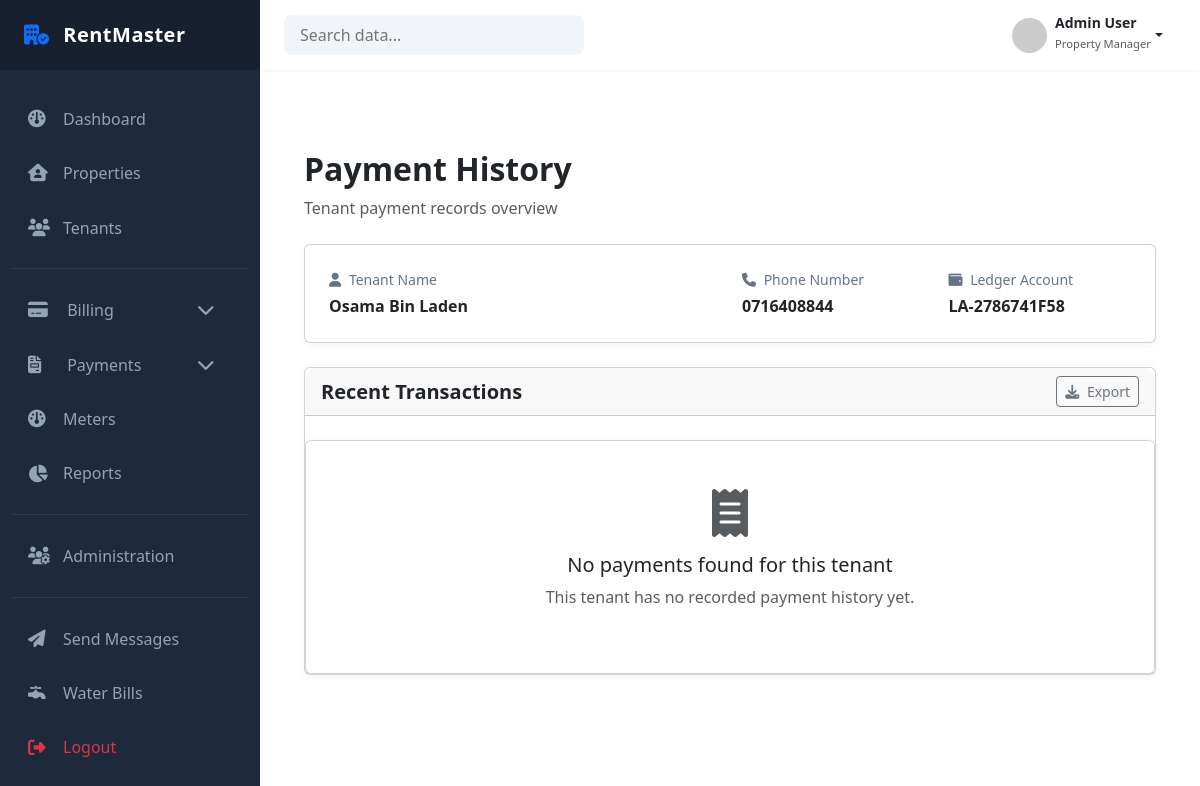
Before: /finance/payments/history/2/ (signed in) with the older database file.
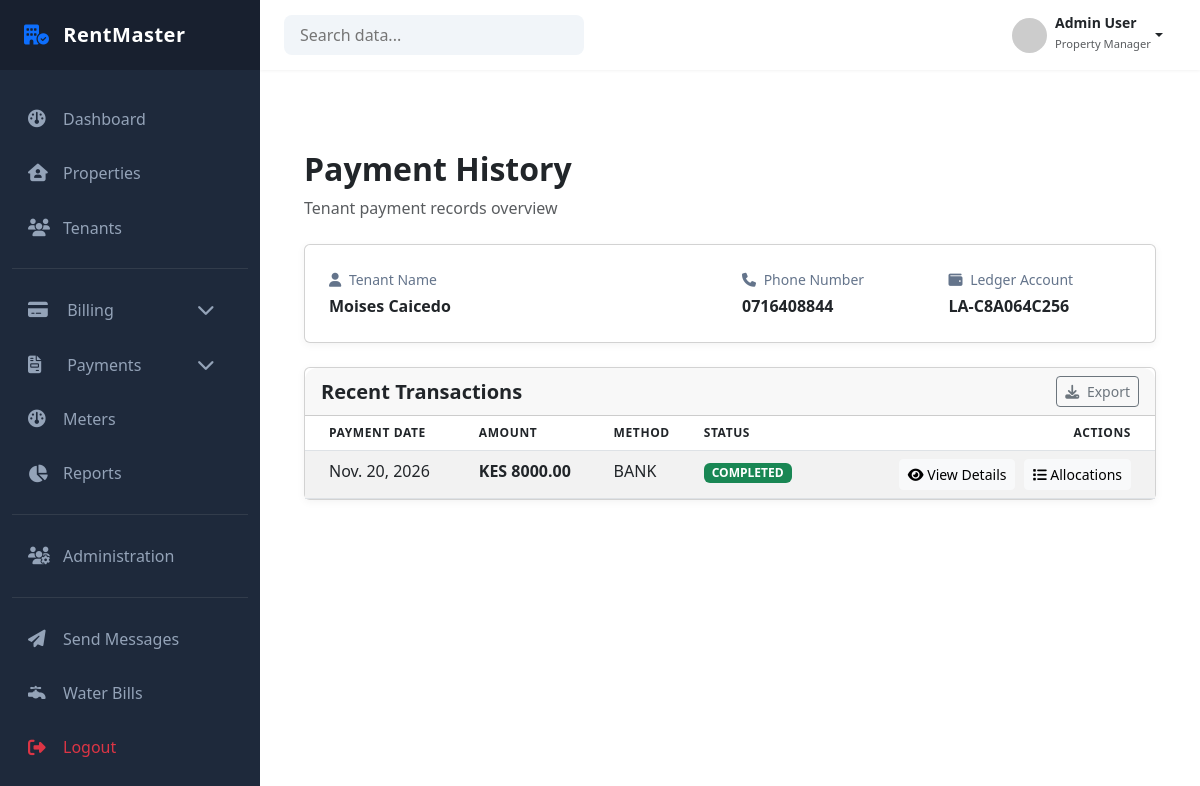
After: the same page with the newer database file.
### tenants/models.py (models this page shows, shortened)
class Tenant(models.Model):
    first_name = models.CharField(max_length=100)
    last_name = models.CharField(max_length=100)
    landlord = models.ForeignKey(
        settings.AUTH_USER_MODEL,
        on_delete=models.PROTECT,
        limit_choices_to={"role": "LANDLORD"},
        related_name="tenants"
    )
    phone_number = models.CharField(max_length=20)
    email = models.EmailField(blank=True)
    id_number = models.CharField(max_length=50)
    date_of_birth = models.DateField(null=True, blank=True)
    is_active = models.BooleanField(default=True)
    created_at = models.DateTimeField(auto_now_add=True)
    created_by = models.ForeignKey(
        settings.AUTH_USER_MODEL,
        on_delete=models.PROTECT
    )
    class Meta:
        constraints = [
            UniqueConstraint(
                fields=["id_number", "landlord"],
                name="unique_id_per_landlord"
            ),
            UniqueConstraint(
                fields=["phone_number", "landlord"],
                name="unique_phone_per_landlord"
            )
        ]

class Tenancy(models.Model):
    tenant = models.ForeignKey(
        "Tenant",
        on_delete=models.PROTECT,
        related_name="tenancies"
    )
    unit = models.ForeignKey(
        Unit,
        on_delete=models.PROTECT,
        related_name="tenancies"
    )
    start_date = models.DateField() # when tenancy officially begins
    end_date = models.DateField(null=True, blank=True) # when tenancy ends
    rent_amount = models.DecimalField(max_digits=12, decimal_places=2)
    status = models.CharField(
        max_length=20,
        choices=TenancyStatus.choices,
        default=TenancyStatus.ACTIVE
    )
    created_by = models.ForeignKey(
        settings.AUTH_USER_MODEL,
        on_delete=models.PROTECT,
        related_name="created_tenancies"
    )
    created_at = models.DateTimeField(auto_now_add=True)
    updated_at = models.DateTimeField(auto_now=True)
    class Meta:
        ordering = ["-start_date"]
        constraints = [
            models.UniqueConstraint(
                fields=["unit"],
                condition=Q(status="ACTIVE"),
                name="unique_active_tenancy_per_unit"
            ),
            models.UniqueConstraint(
                fields=["tenant"],
                condition=Q(status="ACTIVE"),
                name="unique_active_tenancy_per_tenant"
            )
        ]

### finance/models.py (models this page shows, shortened)
class LedgerAccount(models.Model):
    tenancy = models.OneToOneField(
        Tenancy,
        on_delete=models.PROTECT,
        related_name="ledger_account"
    )
    account_number = models.CharField(max_length=30, unique=True, editable=False)
    is_active = models.BooleanField(default=True)
    created_at = models.DateTimeField(auto_now_add=True)
    updated_at = models.DateTimeField(auto_now=True)
    class Meta:
        ordering = ["-created_at"]

class Payment(models.Model):
    ledger_account = models.ForeignKey(
        LedgerAccount,
        on_delete=models.PROTECT,
        related_name="payments"
    )
    amount = models.DecimalField(max_digits=20, decimal_places=2)
    payment_date = models.DateField()
    method = models.CharField(
        max_length=20,
        choices=PaymentMethod.choices
    )
    status = models.CharField(
        max_length=20,
        choices=PaymentStatus.choices,
        default=PaymentStatus.COMPLETED
    )
    reversed_at = models.DateTimeField(
        null=True,
        blank=True
    )
    reversed_by = models.ForeignKey(
        settings.AUTH_USER_MODEL,
        on_delete=models.SET_NULL,
        null=True,
        blank=True,
        related_name="reversed_payments"
    )
    reference_code = models.CharField(
        max_length=100,
        unique=True,
        blank=True
    )
    notes = models.TextField(blank=True)
    created_at = models.DateTimeField(auto_now_add=True)
    created_by = models.ForeignKey(
        settings.AUTH_USER_MODEL,
        on_delete=models.CASCADE
    )

### finance/views/payment_views.py (the view)
def tenant_payment_history_view(request, tenant_id):
    try:
        data = get_tenant_payment_history(
            user=request.user,
            tenant_id=tenant_id
        )
        context = {
            "tenant": data["tenant"],
            "payments": data["payments"],
            "ledger_account": data["ledger_account"],
        }
        return render(
            request,
            "payments/tenant_payment_history.html",
            context
        )
    except PermissionError as e:
        messages.error(request, str(e))
        return redirect("finance:payment_search")
    except Exception as e:
        messages.error(request, "An error occurred while fetching payment history.")
        return redirect("finance:payment_search")

### templates/payments/tenant_payment_history.html (shortened to what this page needs)
{% extends 'dashboard/base_dashboard.html' %}
{% load static %}
{% block extra_css %}
<link rel="stylesheet" href="{% static 'payments/css/tenant_payment_history.css' %}" />
<link href="https://cdn.jsdelivr.net/npm/bootstrap@5.3.0/dist/css/bootstrap.min.css" rel="stylesheet">
<link rel="stylesheet" href="https://cdnjs.cloudflare.com/ajax/libs/font-awesome/6.4.0/css/all.min.css">
{% endblock %}
{% block content %}
<div class="container py-5">
    <header class="mb-4">
        <h2 class="fw-bold text-dark">Payment History</h2>
        <p class="text-muted">Tenant payment records overview</p>
    </header>
    <div class="card mb-4">
        <div class="card-body p-4">
            <div class="row">
                <div class="col-md-6 mb-3 mb-md-0">
                    <div class="info-label"><i class="fa-solid fa-user me-1"></i> Tenant Name</div>
                    <div class="info-value">{{ tenant.first_name }} {{ tenant.last_name }}</div>
                </div>
                <div class="col-md-3 mb-3 mb-md-0">
                    <div class="info-label"><i class="fa-solid fa-phone me-1"></i> Phone Number</div>
                    <div class="info-value">{{ tenant.phone_number }}</div>
                </div>
                <div class="col-md-3">
                    <div class="info-label"><i class="fa-solid fa-wallet me-1"></i> Ledger Account</div>
                    <div class="info-value">{{ tenant.tenancies.first.ledger_account.account_number }}</div>
                </div>
            </div>
        </div>
    </div>
    <div class="card">
        <div class="card-header d-flex justify-content-between align-items-center">
            <h5 class="card-title mb-0 fw-bold">Recent Transactions</h5>
            <button class="btn btn-sm btn-outline-secondary"><i class="fa-solid fa-download me-1"></i> Export</button>
        </div>
        <div class="table-responsive">
            {% if payments %}
            <table class="table table-striped table-hover mb-0">
                <thead>
                    <tr>
                        <th class="ps-4">Payment Date</th>
                        <th>Amount</th>
                        <th>Method</th>
                        <th>Status</th>
                        <th class="text-end pe-4">Actions</th>
                    </tr>
                </thead>
                <tbody>
                    {% for payment in payments %}
                    <tr>
                        <td class="ps-4">{{ payment.payment_date }}</td>
                        <td class="fw-bold">KES {{ payment.amount }}</td>
                        <td>{{ payment.method }}</td>
                        <td><span class="badge bg-success px-2 py-1">{{ payment.status }}</span></td>
                        <td class="text-end pe-4">
                            <a href="{% url 'finance:payment_detail' payment.id %}" class="btn btn-sm btn-light btn-action me-1"><i class="fa-solid fa-eye"></i> View Details</a>
                            <a href="{% url 'finance:payment_allocations' payment.id %}" class="btn btn-sm btn-light btn-action"><i class="fa-solid fa-list"></i> Allocations</a>
                        </td>
                    </tr>
                    {% endfor %}
                </tbody>
            </table>
            {% else %}
            <div class="card mt-4 p-5 text-center">
                <div class="text-muted mb-3">
                    <i class="fa-solid fa-receipt fa-3x"></i>
                </div>
                <h5>No payments found for this tenant</h5>
                <p class="text-muted">This tenant has no recorded payment history yet.</p>
            </div>
            {% endif %}
        </div>
    </div>
</div>
{% endblock %}

Changed rows visible on the page:
changed Tenant: first_name "Osama Bin" → "Moises"; last_name "Laden" → "Caicedo"; tenancies.first.ledger_account.account_number "LA-2786741F58" → "LA-C8A064C256"
now on this page (row edited): Payment: payment_date "Nov. 20, 2026", amount "8000.00", method "BANK", status "COMPLETED"
Other visible differences:
text no longer shown: "No payments found for this tenant This tenant has no recorded payment history yet."
text now shown: "PAYMENT DATE AMOUNT METHOD STATUS ACTIONS"
